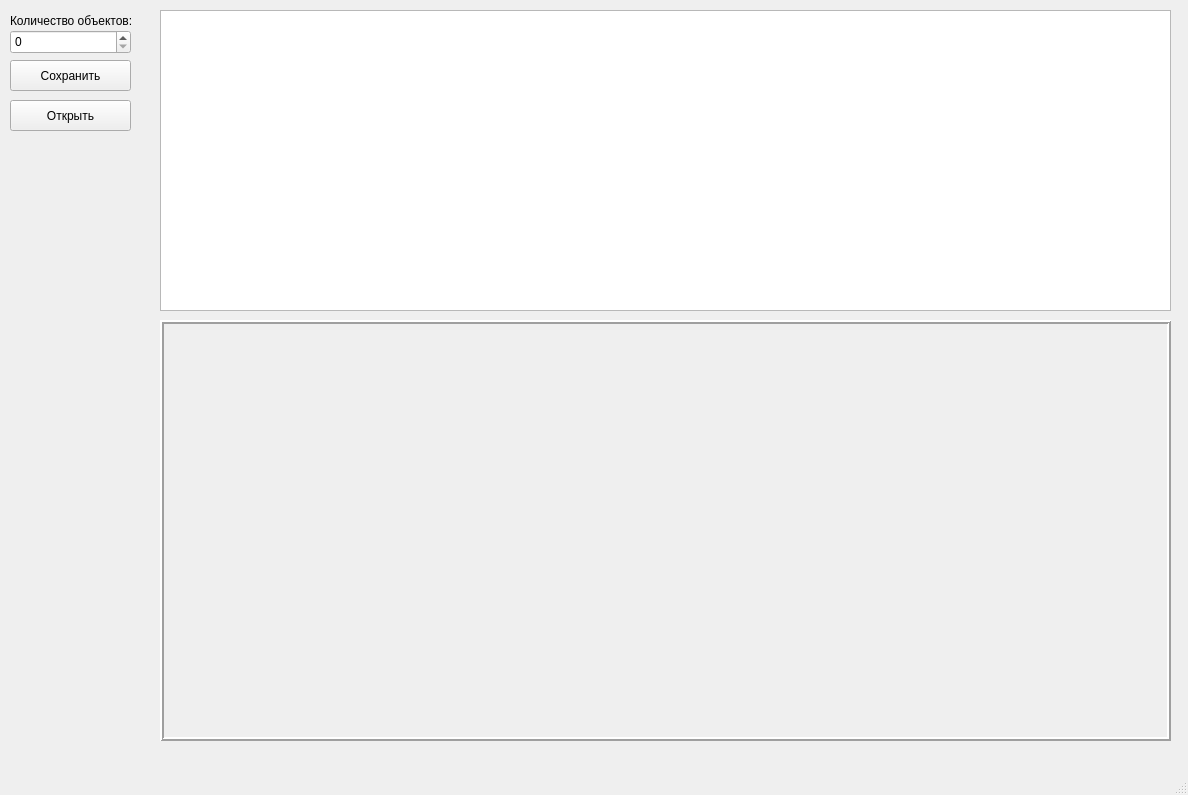
<?xml version="1.0" encoding="UTF-8"?>
<ui version="4.0">
 <class>MainWindow</class>
 <widget class="QMainWindow" name="MainWindow">
  <property name="geometry">
   <rect>
    <x>0</x>
    <y>0</y>
    <width>1188</width>
    <height>795</height>
   </rect>
  </property>
  <property name="windowTitle">
   <string>MainWindow</string>
  </property>
  <widget class="QWidget" name="centralwidget">
   <widget class="QSpinBox" name="spinBox">
    <property name="geometry">
     <rect>
      <x>10</x>
      <y>30</y>
      <width>121</width>
      <height>24</height>
     </rect>
    </property>
   </widget>
   <widget class="QTableWidget" name="tableWidget">
    <property name="geometry">
     <rect>
      <x>160</x>
      <y>10</y>
      <width>1011</width>
      <height>301</height>
     </rect>
    </property>
    <attribute name="horizontalHeaderMinimumSectionSize">
     <number>50</number>
    </attribute>
    <attribute name="horizontalHeaderDefaultSectionSize">
     <number>127</number>
    </attribute>
   </widget>
   <widget class="QLabel" name="label">
    <property name="geometry">
     <rect>
      <x>10</x>
      <y>10</y>
      <width>151</width>
      <height>21</height>
     </rect>
    </property>
    <property name="text">
     <string>Количество объектов:</string>
    </property>
   </widget>
   <widget class="QFrame" name="frame">
    <property name="geometry">
     <rect>
      <x>160</x>
      <y>320</y>
      <width>1011</width>
      <height>421</height>
     </rect>
    </property>
    <property name="frameShape">
     <enum>QFrame::Box</enum>
    </property>
    <property name="frameShadow">
     <enum>QFrame::Raised</enum>
    </property>
    <property name="lineWidth">
     <number>2</number>
    </property>
    <layout class="QHBoxLayout" name="horizontalLayout">
     <item>
      <widget class="Canvas" name="widget" native="true">
       <property name="sizePolicy">
        <sizepolicy hsizetype="Expanding" vsizetype="Expanding">
         <horstretch>0</horstretch>
         <verstretch>0</verstretch>
        </sizepolicy>
       </property>
      </widget>
     </item>
    </layout>
   </widget>
   <widget class="QPushButton" name="pushButtonSave">
    <property name="geometry">
     <rect>
      <x>10</x>
      <y>60</y>
      <width>121</width>
      <height>31</height>
     </rect>
    </property>
    <property name="text">
     <string>Сохранить</string>
    </property>
   </widget>
   <widget class="QPushButton" name="pushButtonLoad">
    <property name="geometry">
     <rect>
      <x>10</x>
      <y>100</y>
      <width>121</width>
      <height>31</height>
     </rect>
    </property>
    <property name="text">
     <string>Открыть</string>
    </property>
   </widget>
  </widget>
  <widget class="QMenuBar" name="menubar">
   <property name="geometry">
    <rect>
     <x>0</x>
     <y>0</y>
     <width>1188</width>
     <height>21</height>
    </rect>
   </property>
  </widget>
  <widget class="QStatusBar" name="statusbar"/>
 </widget>
 <customwidgets>
  <customwidget>
   <class>Canvas</class>
   <extends>QWidget</extends>
   <header location="global">canvas.h</header>
   <container>1</container>
  </customwidget>
 </customwidgets>
 <tabstops>
  <tabstop>spinBox</tabstop>
  <tabstop>pushButtonSave</tabstop>
  <tabstop>pushButtonLoad</tabstop>
  <tabstop>tableWidget</tabstop>
 </tabstops>
 <resources/>
 <connections/>
</ui>
